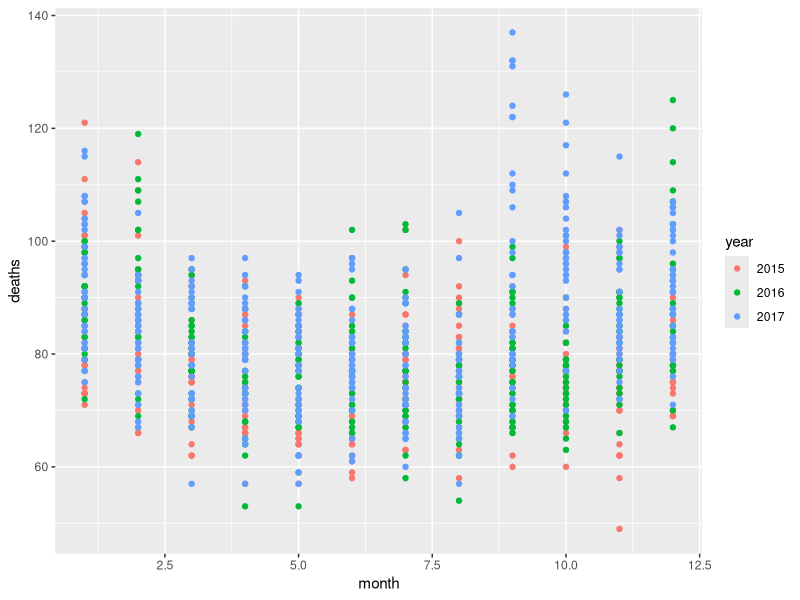
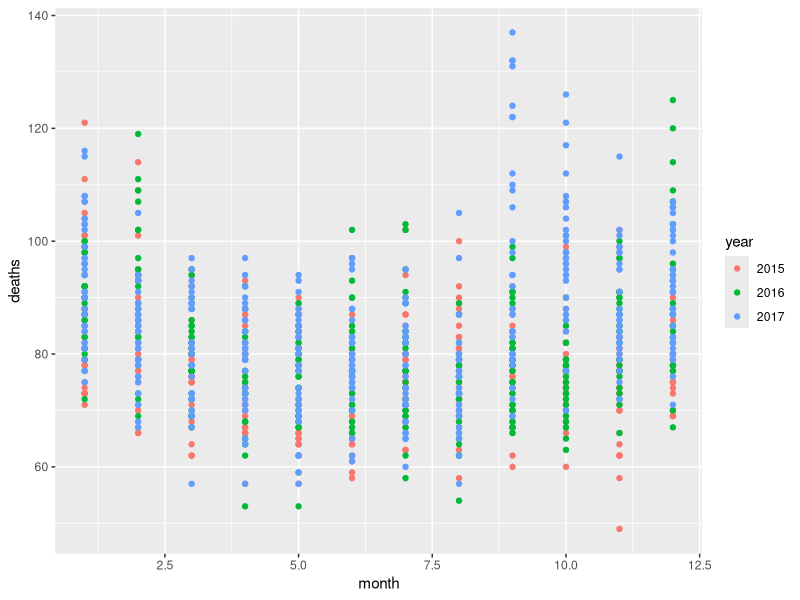
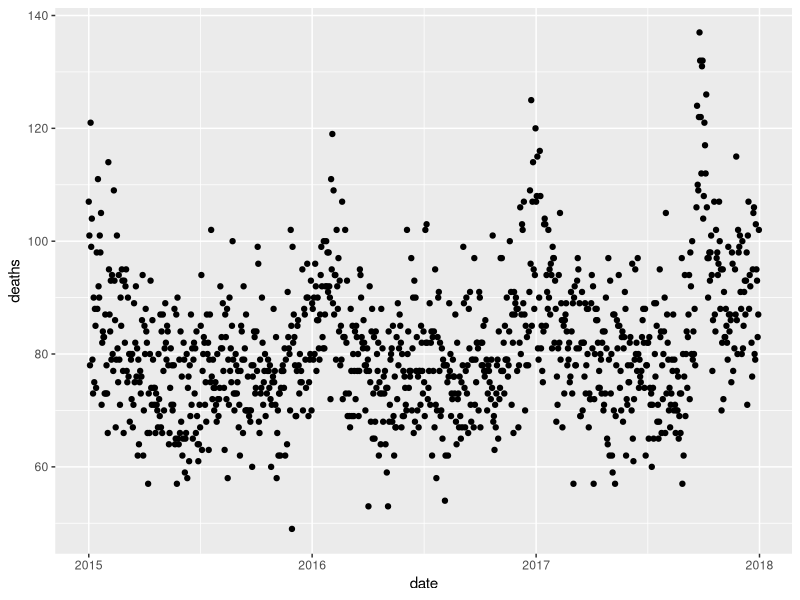
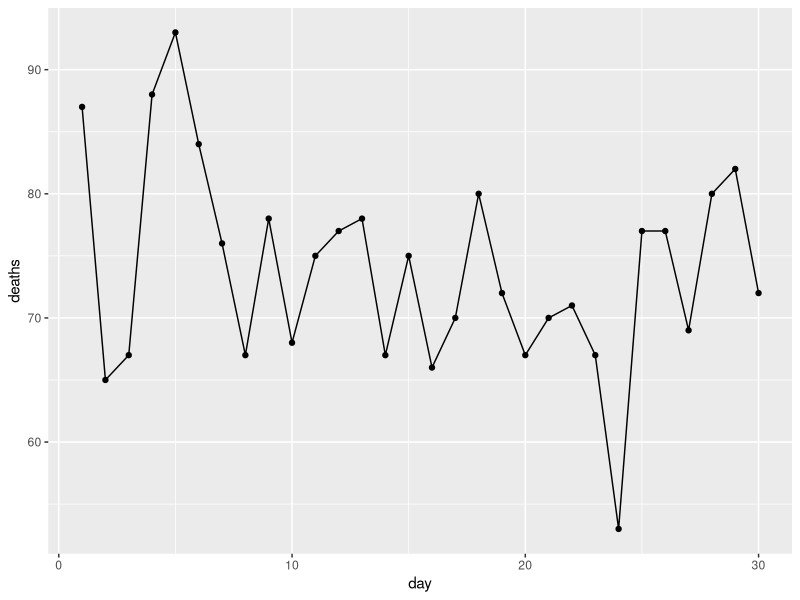
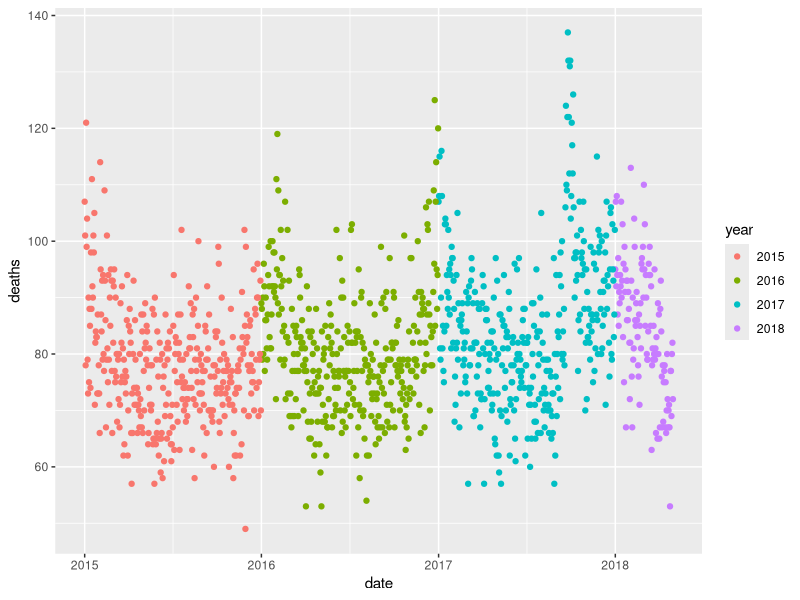
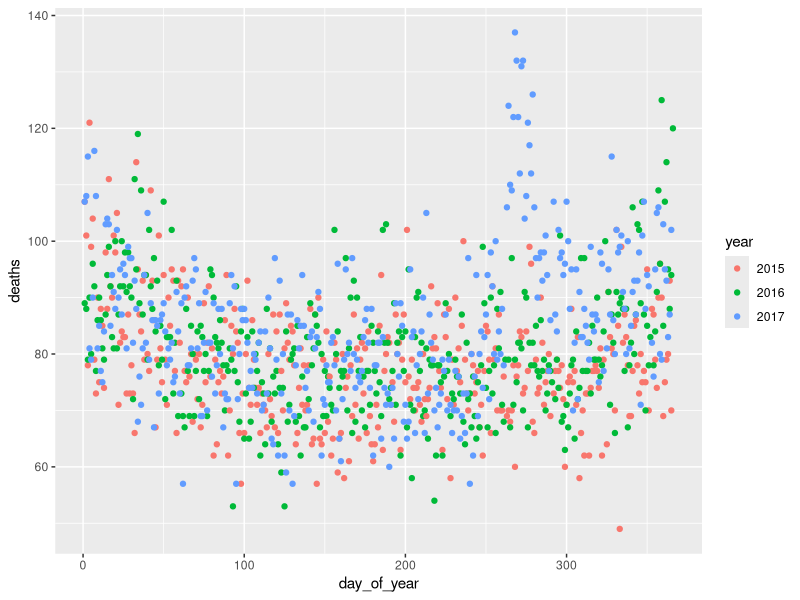
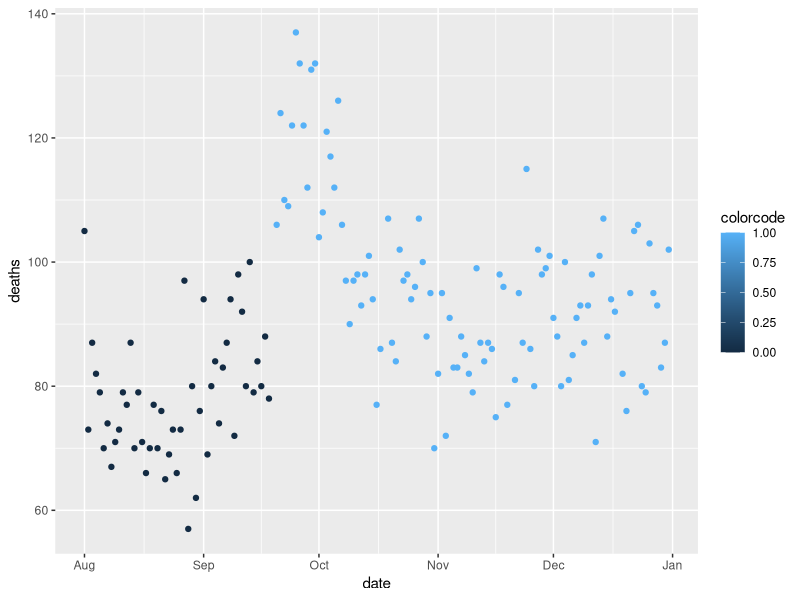
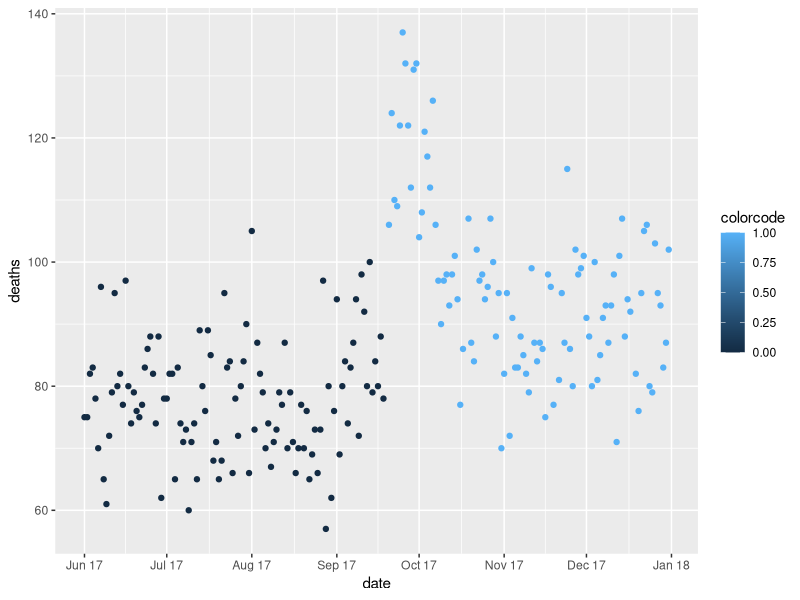

Source code (R) for these figures, in order:
## ---- chunk 1
library(tidyverse)
library(purrr)
library(pdftools)
library(lubridate)
## ---- chunk 2
fn <- system.file("extdata", "RD-Mortality-Report_2015-18-180531.pdf", package="dslabs")
## ---- chunk 3
tab <- map_df(str_split(pdf_text(fn), "\n"), function(s){
  s <- str_trim(s)
  header_index <- str_which(s, "2015")[1]
  tmp <- str_split(s[header_index], "\\s+", simplify = TRUE)
  month <- tmp[1]
  header <- tmp[-1]
  tail_index  <- str_which(s, "Total")
  n <- str_count(s, "\\d+")
  out <- c(1:header_index, which(n==1), which(n>=28), tail_index:length(s))
  s[-out] %>%
    str_remove_all("[^\\d\\s]") %>%
    str_trim() %>%
    str_split_fixed("\\s+", n = 6) %>%
    .[,1:5] %>%
    as_data_frame() %>% 
    setNames(c("day", header)) %>%
    mutate(month = month,day = as.numeric(day)) %>%
    gather(year, deaths, -c(day, month)) %>%
    mutate(deaths = as.numeric(deaths))
})
## ---- chunk 4
tab <- tab %>% mutate(month = recode(month, 'JAN' = 01,'FEB' = 02,'MAR' = 03,'APR' = 04,'MAY' = 05,'JUN' = 06,'JUL' = 07,'AUG' = 08,'AGO' = 08,'SEP' = 09,'OCT' = 10,'NOV' = 11,'DEC' = 12,))
## ---- chunk 5
tab %>% filter(year==2017) %>% group_by(month) %>% summarize(n()) 
## ---- chunk 6
tab %>% filter(year!=2018) %>% ggplot(aes(month,deaths,col=year)) + geom_point()
## ---- chunk 7
tab[which(tab$deaths %in% NA),]
## ---- chunk 8
tab <- tab[-which(tab$deaths %in% NA),]
## ---- chunk 9
tab %>% filter(year!=2018) %>% ggplot(aes(month,deaths,col=year)) + geom_point()
## ---- chunk 10
tab <- tab %>% mutate(date = make_date(year,month,day))
## ---- chunk 11
tab[which(tab$date %in% NA),]
## ---- chunk 12
tab %>% filter(year!=2018) %>% ggplot(aes(date,deaths)) + geom_point()
## ---- chunk 13
tab %>% filter(year==2018) %>% group_by(month,year) %>% summarise(sum(deaths))
## ---- chunk 14
tab_201804 <- tab %>% filter(year==2018, month==4) %>% group_by(day,month,year) %>% summarise(sum(deaths))
## ---- chunk 15
names(tab_201804) <- c('day', 'month', 'year', 'deaths')
## ---- chunk 16
tab_201804 %>% ggplot(aes(day,deaths)) + geom_line() + geom_point()
## ---- chunk 17
tab <- tab %>% filter(date<as.Date("2018-05-01")) #%>% group_by(year) %>% summarise(sum(deaths))
## ---- chunk 18
tab %>% ggplot(aes(date,deaths, col=year)) + geom_point()
## ---- chunk 19
tab <- tab %>% mutate(day_of_year = yday(date))
## ---- chunk 20
tab %>% head
## ---- chunk 21
tab %>% filter(year!=2018) %>% ggplot(aes(day_of_year,deaths,col=year)) + geom_point()
## ---- chunk 22
tab <- tab %>% mutate(colorcode = case_when(date >= '2017-09-20' ~ 1,TRUE ~ 0))
## ---- chunk 23
tab %>% filter(date >= '2017-08-01' & date < '2018-01-01') %>% ggplot(aes(date,deaths,col=colorcode)) + geom_point()
## ---- chunk 24
tab %>% filter(date >= '2017-06-01' & date < '2018-01-01') %>% ggplot(aes(date,deaths,col=colorcode)) + geom_point() + scale_x_date(date_breaks = "1 month", date_labels = "%b %g")
## ---- chunk 25
tab_week <- tab %>% mutate(round_week = round_date(tab$date,unit="week")) %>% group_by(month,year,round_week) %>% summarize(mean(deaths)) %>% rename('avg_deaths' = 'mean(deaths)')
## ---- chunk 26
tab_week %>% ggplot(aes(round_week,avg_deaths,col=year)) + geom_point()
## ---- chunk 27
tab_month <- tab %>% mutate(round_month = round_date(date,unit="month")) %>% group_by(round_month,year) %>% summarize(mean(deaths)) %>% rename('avg_deaths' = 'mean(deaths)')
## ---- chunk 28
tab_month %>% ggplot(aes(round_month,avg_deaths,col=year)) + geom_point() + scale_x_date(date_labels = "%b %G")
## ---- chunk 29
round_date(ymd("2016-01-17"),unit="month")
